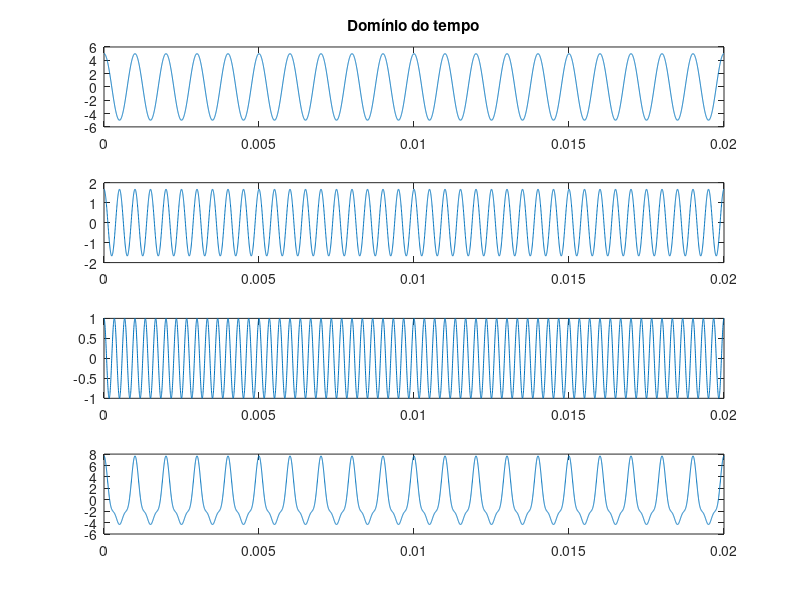
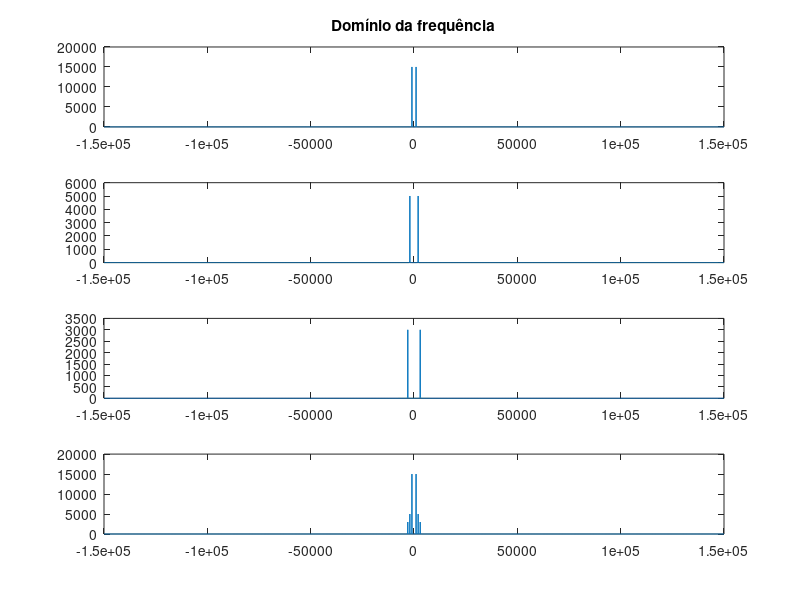

Write the MATLAB code that produced these figures, in order. (Note: this script raises an error after producing the figures.)
%% Exercicio 2 Aula 4 - 03/08/18
clear all;
close all;
clc;

%% Gerando o sinal s(t)

f1 = 1000;
f2 = 2000;
f3 = 3000;
fa = 100*f3;

t = [0:1/fa:20e-3]; 
s1 = 5*cos(2*pi*f1*t);
s2 = (5/3)*cos(2*pi*f2*t);
s3 = 1*cos(2*pi*f3*t);
s = s1 + s2 + s3;


figure(1)
subplot(411)
plot (t, s1)
title('Domínio do tempo')
subplot(412)
plot (t, s2)
subplot(413)
plot (t, s3)
subplot(414)
plot (t, s)

%% Transformada 
L = length(t)-1;
f = ([-L/2:L/2]/L)*fa;

figure(2)
subplot(411)
Y1 = fft(s1);
Y1 = fftshift(Y1);
plot(f,abs(Y1));
title('Domínio da frequência')
subplot(412)
Y2 = fft(s2);
Y2 = fftshift(Y2);
plot(f,abs(Y2));
subplot(413)
Y3 = fft(s3);
Y3 = fftshift(Y3);
plot(f,abs(Y3));
subplot(414)
Y = fft(s);
Y = fftshift(Y);
plot(f,abs(Y));

%% Filtros

% Passa Baixa
PB = [zeros(1,230) ones(1,40) zeros(1,230)];

SB = Y.*PB;
sb = ifft(ifftshift(SB));
%figure(3)
%plot(f,sb)
%sinal_saida_fpb = fftshift(abs(Y)).*PB;

%plot(f,sinal_saida_fpb)
